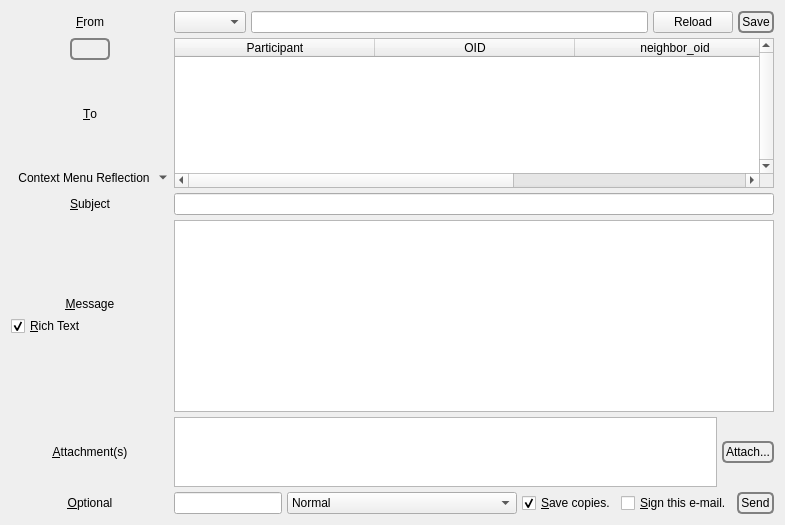
              <widget class="QWidget" name="tab_13">
               <attribute name="icon">
                <iconset resource="../Icons/icons.qrc">
                 <normaloff>:/nuvola/modify.png</normaloff>:/nuvola/modify.png</iconset>
               </attribute>
               <attribute name="title">
                <string>&amp;Write</string>
               </attribute>
               <layout class="QVBoxLayout" name="verticalLayout_19">
                <item>
                 <layout class="QGridLayout" name="gridLayout_4">
                  <property name="spacing">
                   <number>5</number>
                  </property>
                  <item row="3" column="0">
                   <widget class="QLabel" name="label_25">
                    <property name="text">
                     <string>&amp;Subject</string>
                    </property>
                    <property name="alignment">
                     <set>Qt::AlignCenter</set>
                    </property>
                    <property name="margin">
                     <number>7</number>
                    </property>
                    <property name="buddy">
                     <cstring>outgoingSubject</cstring>
                    </property>
                   </widget>
                  </item>
                  <item row="6" column="0">
                   <widget class="QLabel" name="label_6">
                    <property name="text">
                     <string>&amp;Optional</string>
                    </property>
                    <property name="alignment">
                     <set>Qt::AlignCenter</set>
                    </property>
                    <property name="margin">
                     <number>7</number>
                    </property>
                    <property name="buddy">
                     <cstring>goldbug</cstring>
                    </property>
                   </widget>
                  </item>
                  <item row="0" column="1">
                   <layout class="QHBoxLayout" name="horizontalLayout_47">
                    <property name="spacing">
                     <number>5</number>
                    </property>
                    <item>
                     <widget class="QComboBox" name="emailName"/>
                    </item>
                    <item>
                     <widget class="QLineEdit" name="emailNameEditable"/>
                    </item>
                    <item>
                     <widget class="QPushButton" name="reloadEmailNames">
                      <property name="text">
                       <string>Reload</string>
                      </property>
                     </widget>
                    </item>
                    <item>
                     <widget class="QPushButton" name="saveEmailName">
                      <property name="styleSheet">
                       <string notr="true">QPushButton {
 border: 2px solid gray;
 background-color: qlineargradient(x1: 0, y1: 0, x2: 0, y2: 1,
                                   stop: 0 #E0E0E0, stop: 1 #FFFFFF);
 border-radius: 5px;

 padding: 2px;
 }


QPushButton:hover { 
background-color: qlineargradient(x1: 0, y1: 0, x2: 0, y2: 1,
                                   stop: 0 rgb(254,229,172), stop: 1 #FFFFFF);
background-position: top center; } 

QPushButton:pressed {
     background-color: darkgrey;
     border-style: inset;
 }</string>
                      </property>
                      <property name="text">
                       <string>Save</string>
                      </property>
                     </widget>
                    </item>
                   </layout>
                  </item>
                  <item row="0" column="0">
                   <widget class="QLabel" name="label_41">
                    <property name="text">
                     <string>&amp;From</string>
                    </property>
                    <property name="alignment">
                     <set>Qt::AlignCenter</set>
                    </property>
                    <property name="margin">
                     <number>7</number>
                    </property>
                    <property name="buddy">
                     <cstring>emailName</cstring>
                    </property>
                   </widget>
                  </item>
                  <item row="4" column="0">
                   <layout class="QVBoxLayout" name="verticalLayout_71">
                    <property name="spacing">
                     <number>5</number>
                    </property>
                    <item>
                     <spacer name="verticalSpacer_7">
                      <property name="orientation">
                       <enum>Qt::Vertical</enum>
                      </property>
                      <property name="sizeHint" stdset="0">
                       <size>
                        <width>20</width>
                        <height>40</height>
                       </size>
                      </property>
                     </spacer>
                    </item>
                    <item>
                     <widget class="QLabel" name="label_4">
                      <property name="text">
                       <string>&amp;Message</string>
                      </property>
                      <property name="alignment">
                       <set>Qt::AlignCenter</set>
                      </property>
                      <property name="margin">
                       <number>7</number>
                      </property>
                      <property name="buddy">
                       <cstring>outgoingMessage</cstring>
                      </property>
                     </widget>
                    </item>
                    <item>
                     <widget class="QCheckBox" name="richtext">
                      <property name="text">
                       <string>&amp;Rich Text</string>
                      </property>
                      <property name="checked">
                       <bool>true</bool>
                      </property>
                     </widget>
                    </item>
                    <item>
                     <spacer name="verticalSpacer_5">
                      <property name="orientation">
                       <enum>Qt::Vertical</enum>
                      </property>
                      <property name="sizeHint" stdset="0">
                       <size>
                        <width>20</width>
                        <height>40</height>
                       </size>
                      </property>
                     </spacer>
                    </item>
                   </layout>
                  </item>
                  <item row="6" column="1">
                   <layout class="QHBoxLayout" name="horizontalLayout_31">
                    <property name="spacing">
                     <number>5</number>
                    </property>
                    <item>
                     <widget class="QLineEdit" name="goldbug">
                      <property name="toolTip">
                       <string>&lt;html&gt;&lt;head/&gt;&lt;body&gt;&lt;p&gt;Bundle the e-mail components in an additional layer of AES-256 encryption and SHA-512 authentication. Do remember to notify all recipients of the Gold Bug.&lt;/p&gt;&lt;/body&gt;&lt;/html&gt;</string>
                      </property>
                     </widget>
                    </item>
                    <item>
                     <widget class="QComboBox" name="email_fs_gb">
                      <property name="currentIndex">
                       <number>2</number>
                      </property>
                      <property name="sizeAdjustPolicy">
                       <enum>QComboBox::AdjustToContents</enum>
                      </property>
                      <property name="minimumContentsLength">
                       <number>25</number>
                      </property>
                      <item>
                       <property name="text">
                        <string>Forward Secrecy</string>
                       </property>
                      </item>
                      <item>
                       <property name="text">
                        <string>Gold Bug</string>
                       </property>
                      </item>
                      <item>
                       <property name="text">
                        <string>Normal</string>
                       </property>
                      </item>
                      <item>
                       <property name="text">
                        <string>Pure Forward Secrecy</string>
                       </property>
                      </item>
                     </widget>
                    </item>
                    <item>
                     <widget class="QCheckBox" name="saveCopy">
                      <property name="sizePolicy">
                       <sizepolicy hsizetype="Minimum" vsizetype="Preferred">
                        <horstretch>0</horstretch>
                        <verstretch>0</verstretch>
                       </sizepolicy>
                      </property>
                      <property name="text">
                       <string>&amp;Save copies.</string>
                      </property>
                      <property name="checked">
                       <bool>true</bool>
                      </property>
                     </widget>
                    </item>
                    <item>
                     <widget class="QCheckBox" name="sign_this_email">
                      <property name="text">
                       <string>&amp;Sign this e-mail.</string>
                      </property>
                     </widget>
                    </item>
                    <item>
                     <widget class="QPushButton" name="sendMail">
                      <property name="sizePolicy">
                       <sizepolicy hsizetype="Expanding" vsizetype="Fixed">
                        <horstretch>0</horstretch>
                        <verstretch>0</verstretch>
                       </sizepolicy>
                      </property>
                      <property name="styleSheet">
                       <string notr="true">QPushButton {
 border: 2px solid gray;
 background-color: qlineargradient(x1: 0, y1: 0, x2: 0, y2: 1,
                                   stop: 0 #E0E0E0, stop: 1 #FFFFFF);
 border-radius: 5px;

 padding: 2px;
 }


QPushButton:hover { 
background-color: qlineargradient(x1: 0, y1: 0, x2: 0, y2: 1,
                                   stop: 0 rgb(254,229,172), stop: 1 #FFFFFF);
background-position: top center; } 

QPushButton:pressed {
     background-color: darkgrey;
     border-style: inset;
 }</string>
                      </property>
                      <property name="text">
                       <string>Send</string>
                      </property>
                      <property name="icon">
                       <iconset resource="../Icons/icons.qrc">
                        <normaloff>:/nuvola/email.png</normaloff>:/nuvola/email.png</iconset>
                      </property>
                     </widget>
                    </item>
                   </layout>
                  </item>
                  <item row="5" column="1">
                   <layout class="QHBoxLayout" name="horizontalLayout_51">
                    <property name="spacing">
                     <number>5</number>
                    </property>
                    <item>
                     <widget class="QTextEdit" name="attachment">
                      <property name="sizePolicy">
                       <sizepolicy hsizetype="Expanding" vsizetype="Maximum">
                        <horstretch>0</horstretch>
                        <verstretch>0</verstretch>
                       </sizepolicy>
                      </property>
                      <property name="toolTip">
                       <string>&lt;html&gt;&lt;head/&gt;&lt;body&gt;&lt;p&gt;Traditional e-mail supports only single attachments. Inline attachments are also not supported.&lt;/p&gt;&lt;p&gt;Click an attachment to remove it.&lt;/p&gt;&lt;/body&gt;&lt;/html&gt;</string>
                      </property>
                     </widget>
                    </item>
                    <item>
                     <widget class="QPushButton" name="selectAttachment">
                      <property name="styleSheet">
                       <string notr="true">QPushButton {
 border: 2px solid gray;
 background-color: qlineargradient(x1: 0, y1: 0, x2: 0, y2: 1,
                                   stop: 0 #E0E0E0, stop: 1 #FFFFFF);
 border-radius: 5px;

 padding: 2px;
 }


QPushButton:hover { 
background-color: qlineargradient(x1: 0, y1: 0, x2: 0, y2: 1,
                                   stop: 0 rgb(254,229,172), stop: 1 #FFFFFF);
background-position: top center; } 

QPushButton:pressed {
     background-color: darkgrey;
     border-style: inset;
 }</string>
                      </property>
                      <property name="text">
                       <string>Attach...</string>
                      </property>
                     </widget>
                    </item>
                   </layout>
                  </item>
                  <item row="4" column="1">
                   <widget class="QTextEdit" name="outgoingMessage">
                    <property name="tabChangesFocus">
                     <bool>true</bool>
                    </property>
                    <property name="textInteractionFlags">
                     <set>Qt::TextEditorInteraction</set>
                    </property>
                   </widget>
                  </item>
                  <item row="2" column="1">
                   <layout class="QVBoxLayout" name="verticalLayout_70">
                    <property name="spacing">
                     <number>5</number>
                    </property>
                    <item>
                     <widget class="QTableWidget" name="emailParticipants">
                      <property name="sizePolicy">
                       <sizepolicy hsizetype="Expanding" vsizetype="Minimum">
                        <horstretch>0</horstretch>
                        <verstretch>0</verstretch>
                       </sizepolicy>
                      </property>
                      <property name="maximumSize">
                       <size>
                        <width>16777215</width>
                        <height>150</height>
                       </size>
                      </property>
                      <property name="verticalScrollBarPolicy">
                       <enum>Qt::ScrollBarAlwaysOn</enum>
                      </property>
                      <property name="alternatingRowColors">
                       <bool>true</bool>
                      </property>
                      <property name="selectionBehavior">
                       <enum>QAbstractItemView::SelectRows</enum>
                      </property>
                      <property name="horizontalScrollMode">
                       <enum>QAbstractItemView::ScrollPerPixel</enum>
                      </property>
                      <property name="sortingEnabled">
                       <bool>true</bool>
                      </property>
                      <attribute name="horizontalHeaderDefaultSectionSize">
                       <number>200</number>
                      </attribute>
                      <attribute name="horizontalHeaderStretchLastSection">
                       <bool>true</bool>
                      </attribute>
                      <column>
                       <property name="text">
                        <string>Participant</string>
                       </property>
                      </column>
                      <column>
                       <property name="text">
                        <string>OID</string>
                       </property>
                      </column>
                      <column>
                       <property name="text">
                        <string>neighbor_oid</string>
                       </property>
                      </column>
                      <column>
                       <property name="text">
                        <string>public_key_hash</string>
                       </property>
                      </column>
                      <column>
                       <property name="text">
                        <string>Forward Secrecy Information</string>
                       </property>
                      </column>
                     </widget>
                    </item>
                   </layout>
                  </item>
                  <item row="5" column="0">
                   <widget class="QLabel" name="label_94">
                    <property name="text">
                     <string>&amp;Attachment(s)</string>
                    </property>
                    <property name="alignment">
                     <set>Qt::AlignCenter</set>
                    </property>
                    <property name="margin">
                     <number>7</number>
                    </property>
                    <property name="buddy">
                     <cstring>attachment</cstring>
                    </property>
                   </widget>
                  </item>
                  <item row="3" column="1">
                   <widget class="QLineEdit" name="outgoingSubject"/>
                  </item>
                  <item row="2" column="0">
                   <layout class="QVBoxLayout" name="verticalLayout_20">
                    <property name="topMargin">
                     <number>0</number>
                    </property>
                    <item>
                     <layout class="QHBoxLayout" name="horizontalLayout_9">
                      <property name="topMargin">
                       <number>0</number>
                      </property>
                      <item>
                       <widget class="QPushButton" name="clearOutgoing">
                        <property name="sizePolicy">
                         <sizepolicy hsizetype="Fixed" vsizetype="Fixed">
                          <horstretch>0</horstretch>
                          <verstretch>0</verstretch>
                         </sizepolicy>
                        </property>
                        <property name="toolTip">
                         <string>New Letter</string>
                        </property>
                        <property name="styleSheet">
                         <string notr="true">QPushButton {
 border: 2px solid gray;
 background-color: qlineargradient(x1: 0, y1: 0, x2: 0, y2: 1,
                                   stop: 0 #E0E0E0, stop: 1 #FFFFFF);
 border-radius: 5px;

 padding: 2px;
 }


QPushButton:hover { 
background-color: qlineargradient(x1: 0, y1: 0, x2: 0, y2: 1,
                                   stop: 0 rgb(254,229,172), stop: 1 #FFFFFF);
background-position: top center; } 

QPushButton:pressed {
     background-color: darkgrey;
     border-style: inset;
 }</string>
                        </property>
                        <property name="text">
                         <string/>
                        </property>
                        <property name="icon">
                         <iconset resource="../Icons/icons.qrc">
                          <normaloff>:/nuvola/clear.png</normaloff>:/nuvola/clear.png</iconset>
                        </property>
                       </widget>
                      </item>
                     </layout>
                    </item>
                    <item>
                     <widget class="QLabel" name="label_10">
                      <property name="text">
                       <string>&amp;To</string>
                      </property>
                      <property name="alignment">
                       <set>Qt::AlignCenter</set>
                      </property>
                      <property name="margin">
                       <number>7</number>
                      </property>
                      <property name="buddy">
                       <cstring>emailParticipants</cstring>
                      </property>
                     </widget>
                    </item>
                    <item>
                     <layout class="QHBoxLayout" name="horizontalLayout_24">
                      <property name="topMargin">
                       <number>0</number>
                      </property>
                      <item>
                       <widget class="QToolButton" name="emailWriteActionMenu">
                        <property name="toolTip">
                         <string>Context Menu</string>
                        </property>
                        <property name="text">
                         <string>Context Menu Reflection</string>
                        </property>
                        <property name="icon">
                         <iconset resource="../Icons/icons.qrc">
                          <normaloff>:/generic/menu.png</normaloff>:/generic/menu.png</iconset>
                        </property>
                        <property name="popupMode">
                         <enum>QToolButton::MenuButtonPopup</enum>
                        </property>
                        <property name="autoRaise">
                         <bool>true</bool>
                        </property>
                       </widget>
                      </item>
                     </layout>
                    </item>
                   </layout>
                  </item>
                 </layout>
                </item>
               </layout>
              </widget>
